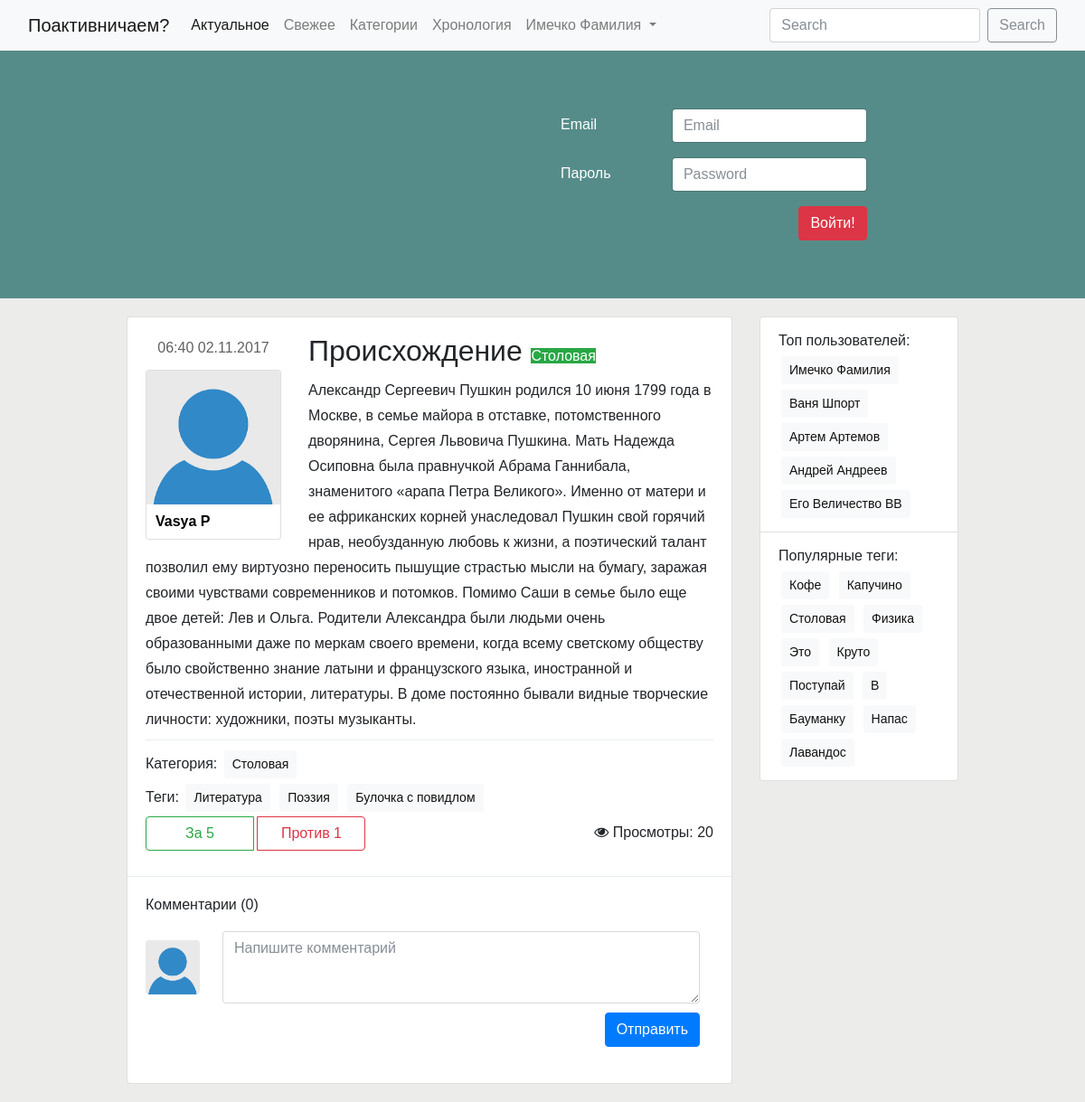
Before: /post/1/ with the older database file.
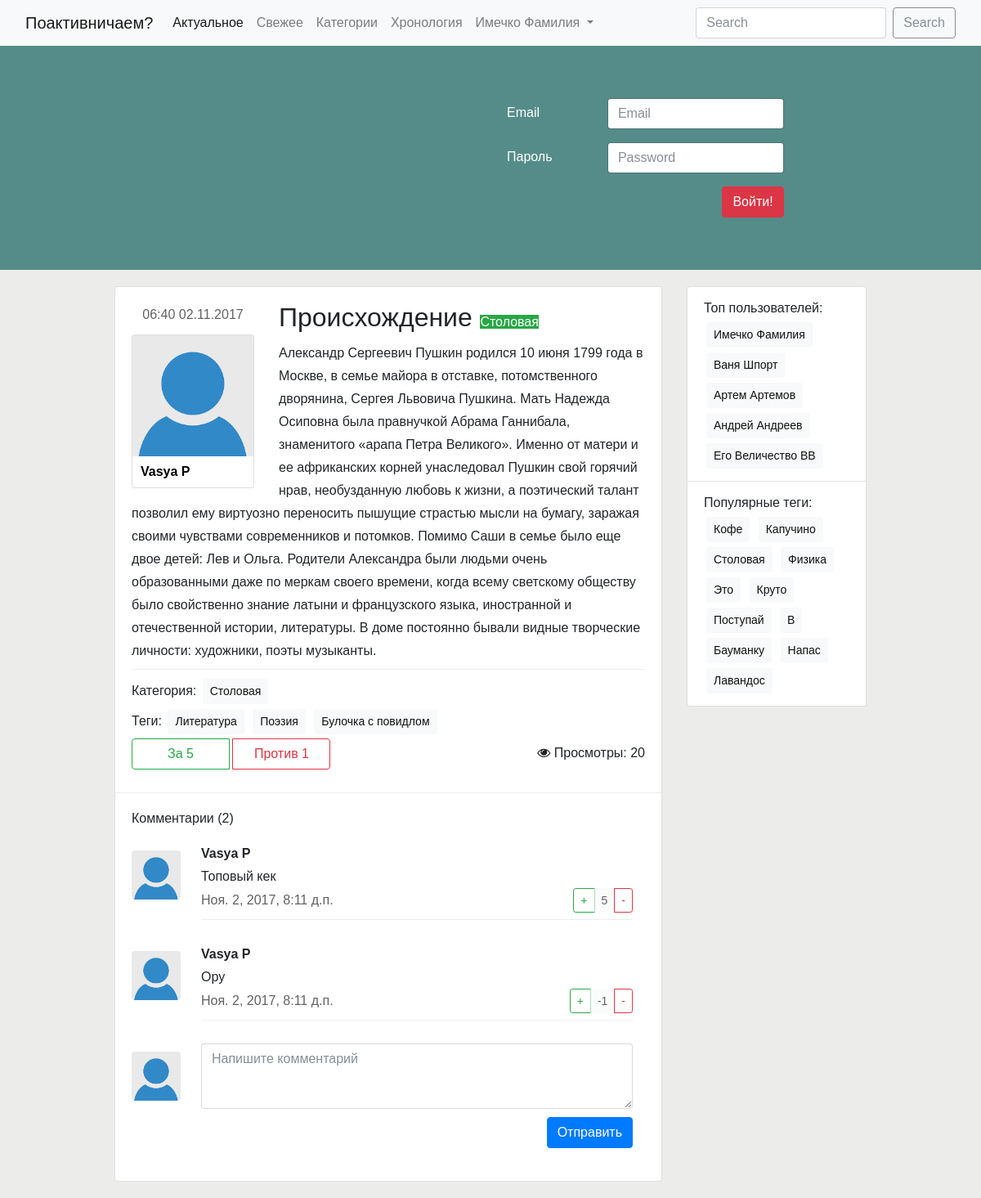
After: the same page with the newer database file.
### post/models.py (models this page shows, shortened)
class Post(models.Model):
    title = models.CharField(max_length=250)
    text = models.TextField()
    pub_date = models.DateTimeField(auto_now_add=True)
    likes = models.IntegerField(default=0)
    dislikes = models.IntegerField(default=0)
    views = models.IntegerField(default=0)
    category = models.ForeignKey(Category, on_delete=models.SET_NULL, blank=True, null=True)
    tag = models.ManyToManyField(Tag)
    user = models.ForeignKey(User, on_delete=models.SET_NULL, blank=True, null=True)

### user/models.py (models this page shows, shortened)
class User(models.Model):
    name = models.CharField(max_length=50)
    email = models.EmailField()
    rating = models.IntegerField(default=0)
    password = models.CharField(max_length=30)

### category/models.py (models this page shows)
class Category(models.Model):
    label = models.CharField(max_length=30)
    description = models.TextField()
    def __str__(self):
        return self.label

### tag/models.py (models this page shows, shortened)
class Tag(models.Model):
    label = models.CharField(max_length=30)

### comment/models.py (models this page shows, shortened)
class Comment(models.Model):
    text = models.TextField()
    pub_date = models.DateTimeField(auto_now_add=True)
    rating = models.IntegerField(default=0)
    is_the_best = models.BooleanField(default=False)
    post = models.ForeignKey(Post, on_delete=models.CASCADE)
    user = models.ForeignKey(User, on_delete=models.CASCADE)
    comments = models.Manager()
    user_comments = CommentManager()

### post/views.py (the view)
# urls.py: url(r'^(?P<pk>\d+)/', views.DetailPost.as_view(), name='detail'),
class DetailPost(DetailView):
    model = Post
    template_name = 'post/detail.html'
    context_object_name = 'post'
    def get_context_data(self, **kwargs):
        context = super(DetailPost, self).get_context_data()
        context[CommentsList.context_object_name] = Comment.user_comments.get_queryset(self.kwargs['pk'])
        return context

### comment/models.py (called while the page is built)
    def get_queryset(self, user):
        if user is None:
            return super(CommentManager, self).get_queryset()
        return super(CommentManager, self).get_queryset().filter(user=user)

### post/templates/post/detail.html
{% extends "base.html" %}
{% block content %}
<div class="post card">
    <div class="post-main card-body">
        {% include "post/detail-includes/detail-sidebar.html" with pub_date=post.pub_date %}
        {% include "post/detail-includes/detail-content.html" %}
    </div>
    <div class="dropdown-divider"></div>
    {% include "comment/list.html" with comments=comments %}
</div>
{% endblock %}

### templates/base.html (shortened to what this page needs)
<!DOCTYPE html>
<html lang="ru">
<head>
    <link rel="stylesheet" href="/bauchange_fish/css/bootstrap.css">
    <link rel="stylesheet" href="/bauchange_fish/css/base.css">
    <link rel="stylesheet" href="https://cdnjs.cloudflare.com/ajax/libs/font-awesome/4.7.0/css/font-awesome.min.css">
</head>
<body>
<nav class="navbar navbar-expand-lg navbar-light bg-light">
    <div class="container-fluid">
        <a class="navbar-brand" href="#">Поактивничаем?</a>
        <div class="collapse navbar-collapse" id="navbarSupportedContent">
            <ul class="navbar-nav mr-auto">
                <li class="nav-item active">
                    <a class="nav-link" href="#">Актуальное<span class="sr-only">(current)</span></a>
                </li>
                <li class="nav-item">
                    <a class="nav-link" href="#">Свежее</a>
                </li>
                <li class="nav-item">
                    <a class="nav-link" href="#">Категории</a>
                </li>
                <li class="nav-item">
                    <a class="nav-link" href="#">Хронология</a>
                </li>
                <li class="nav-item dropdown">
                    <a class="nav-link dropdown-toggle" href="http://example.com" id="navbarDropdownMenuLink1" data-toggle="dropdown" aria-haspopup="true" aria-expanded="false">
                        Имечко Фамилия
                    </a>
                </li>
            </ul>
            <form class="form-inline my-2 my-lg-0">
                <input class="form-control mr-sm-2" type="text" placeholder="Search" aria-label="Search">
                <button class="btn btn-outline-secondary my-2 my-sm-0" type="submit">Search</button>
            </form>
        </div>
    </div>
</nav>
<div class="row jumbotron justify-content-center">
    <div class="welcome-text col-lg-4 col-md-6">
    </div>
    <form class="welcome-login col-lg-4 col-md-6">
        <div class="form-group row">
            <label for="inputEmail" class="col-md-4 col-form-label">Email</label>
            <div class="col-md-8">
                <input type="email" class="form-control" id="inputEmail" placeholder="Email">
            </div>
        </div>
        <div class="form-group row">
            <label for="inputPassword" class="col-md-4 col-form-label">Пароль</label>
            <div class="col-md-8">
                <input type="password" class="form-control" id="inputPassword" placeholder="Password">
            </div>
        </div>
        <button type="button" class="btn btn-danger " id="login">Войти!</button>
    </form>
</div>
<div class="middle container-fluid">
    <div class="row justify-content-center">
        <div class="content col-lg-7 col-md-8">
            {% block content %}{% endblock %}
        </div>
        <div class="sidebar col-lg-2 col-md-4">
            <ul class="list-group">
                <li class="list-group-item">
                    <p>Топ пользователей:</p>
                    <button type="button" class="user-popular btn btn-light btn-sm">Имечко Фамилия</button>
                    <button type="button" class="user-popular btn btn-light btn-sm">Ваня Шпорт</button>
                    <button type="button" class="user-popular btn btn-light btn-sm">Артем Артемов</button>
                    <button type="button" class="user-popular btn btn-light btn-sm">Андрей Андреев</button>
                    <button type="button" class="user-popular btn btn-light btn-sm">Его Величество ВВ</button>
                </li>
                <li class="list-group-item">
                    <p>Популярные теги:</p>
                    <button type="button" class="tag btn btn-light btn-sm">Кофе</button>
                    <button type="button" class="tag btn btn-light btn-sm">Капучино</button>
                    <button type="button" class="tag btn btn-light btn-sm">Столовая</button>
                    <button type="button" class="tag btn btn-light btn-sm">Физика</button>
                    <button type="button" class="tag btn btn-light btn-sm">Это</button>
                    <button type="button" class="tag btn btn-light btn-sm">Круто</button>
                    <button type="button" class="tag btn btn-light btn-sm">Поступай</button>
                    <button type="button" class="tag btn btn-light btn-sm">В</button>
                    <button type="button" class="tag btn btn-light btn-sm">Бауманку</button>
                    <button type="button" class="tag btn btn-light btn-sm">Напас</button>
                    <button type="button" class="tag btn btn-light btn-sm">Лавандос</button>
                </li>
            </ul>
        </div>
    </div>
</div>
</body>
</html>

### post/templates/post/detail-includes/detail-sidebar.html
{% url 'user:user-page' object.user.id as user_page%}
<div class="post-sidebar justify-content-center">
    <p class="post-pub-date meta">
        {{ pub_date|date:"H:i d.m.Y" }}
    </p>
    <div class="author card">
        <img class="card-img-top" src="/bauchange_fish/img/user_empty.png" alt="Author proto">
        <div class="card-body">
            <h2 class="author-name card-title"><a href="{{ user_page }}">{{ post.user.name }}</a></h2>
        </div>
    </div>
</div>

### post/templates/post/detail-includes/detail-content.html
<div class="post-content">
            <h2 class="card-title">
                {{ post.title }}
                <span class="post-category-mini badge-success">{{ post.category }}</span>
            </h2>
            <p class="card-text">{{ post.text }}</p>
            <div class="dropdown-divider"></div>
            {% include "post/detail-includes/detail-meta.html" %}
            {% include "post/detail-includes/detail-statistics.html" %}
</div>

### post/templates/post/detail-includes/detail-meta.html
<div class="post-meta">
    <div class="post-tags">
        <span>Категория: </span>
        <a href="{% url 'category:category-posts' post.category.id %}" class="tag btn btn-light btn-sm">
            {{ post.category }}
        </a>
    </div>
    <div class="post-tags">
        <span>Теги: </span>
        {% for tag_item in post.tag.all %}
            <a href="{% url 'tag:tag-posts' tag_item.id %}" class="tag btn btn-light btn-sm">{{ tag_item.label }}</a>
        {% endfor %}
    </div>
</div>

### post/templates/post/detail-includes/detail-statistics.html
<div class="post-statistics">
    <div class="post-votes btn-group">
        <button type="button" class="btn btn-outline-secondary btn-outline-success">За {{ post.likes }}</button>
        <button type="button" class="btn btn-outline-secondary btn-outline-danger">Против {{ post.dislikes }}</button>
    </div>
    <div class="post-views float-right">
        <i class="fa fa-eye" aria-hidden="true"></i> Просмотры: {{ post.views }}
    </div>
</div>

### comment/templates/comment/list.html
<div class="post-comments">
    <h4 class="card-subtitle">Комментарии ({{ comments.count }})</h4>
    {% for comment in comments %}
        {% include "comment/item.html" with comment=comment %}
    {% endfor %}
    <div class="comment row create-comment">
        <div class="comment-author-photo col">
            <img src="/bauchange_fish/img/user_empty.png" class="rounded">
        </div>
        <form class="comment-content col">
            <textarea class="form-control" placeholder="Напишите комментарий"></textarea>
            <input class="btn btn-primary float-right" id="send-comment" type="submit" value="Отправить">
        </form>
    </div>
</div>

### comment/templates/comment/item.html
<div class="comment row">
        <div class="comment-author-photo col">
            <img src="/bauchange_fish/img/user_empty.png" class="rounded">
        </div>
        <div class="comment-content col">
            <p class="comment-author">{{ comment.user.name }}</p>
            <p class="comment-text">
                {{ comment.text }}
            </p>
            <div class="comment-footer">
                <span class="comment-pub-date meta">{{ comment.pub_date }}</span>
                <span class="comment-votes btn-group float-right" role="group">
                    <button type="button" class="btn btn-sm btn-outline-success">+</button>
                    <button type="button" class="btn btn-sm btn-light" disabled>{{ comment.rating }}</button>
                    <button type="button" class="btn btn-sm btn-outline-danger">-</button>
                </span>
            </div>
            <div class="dropdown-divider"></div>
        </div>
    </div>

### static/css/base.css (style rules this page uses)
body, html { background-color: #ECECEA; font-family: 'Ubuntu', sans-serif; font-size: 16px; }
h1, h2, h3, h4, h5, h6 { font-family: 'Russo One', sans-serif; margin: 0; }
a, a:hover, a:visited { color: black; text-decoration: none; }
p { font-family: 'Ubuntu', sans-serif; font-size: 16px; line-height: 28px; margin-bottom: 0px; }
.meta { color: #616161; }
.tag, .user-popular { margin: 3px; }
.jumbotron { background-color: #558C89; color: white; max-width: 100%; margin: 0 0 20px 0; border-radius: 0px; }
.welcome-text { padding-left: 50px; padding-right: 20px; }
.welcome-login { padding-left: 20px; padding-right: 20px; }
.welcome-login #login { float: right; }
.post-category-mini { font-family: 'Ubuntu', sans-serif; font-size: 16px; }
.sidebar { min-width: 250px; }
.post { margin-bottom: 20px; }
.post-sidebar { display: inline-block; float: left; margin-right: 30px; margin-bottom: 10px; }
.author { width: 150px; }
.author-name { margin: 10px; font-family: 'Ubuntu', sans-serif; font-weight: 700; font-size: 16px; }
.author .card-body { margin: 0; padding: 0; }
.post-votes, .post-views { height: 40px; line-height: 40px; display: inline-block; }
.post-views { margin-left: 10px; }
.post-pub-date { text-align: center; margin-bottom: 10px; }
.post-votes button { width: 120px; }
.post-comments { margin: 20px; }
.post-comments h4 { font-family: 'Ubuntu', sans-serif; font-size: 16px; margin-bottom: 20px; }
.comment { padding: 0; margin: 0 0 20px 0; }
.comment .comment-author-photo { display: block; float: left; padding: 0; max-width: 60px; height: 60px; margin: 10px 10px auto 0; }
.comment-author-photo img { width: 60px; height: 60px; }
.comment-author { font-weight: 700; }
.comment textarea { margin-bottom: 10px; min-height: 80px; }
.comment-footer span { height: 30px; line-height: 30px; }

Changed rows visible on the page:
added Comment: user.name "Vasya P", text "Топовый кек", pub_date "Ноя. 2, 2017, 8:11 д.п.", rating "5"
added Comment: user.name "Vasya P", text "Ору", pub_date "Ноя. 2, 2017, 8:11 д.п.", rating "-1"
Other visible differences:
{{ comments.count }}: "0" → "2"
